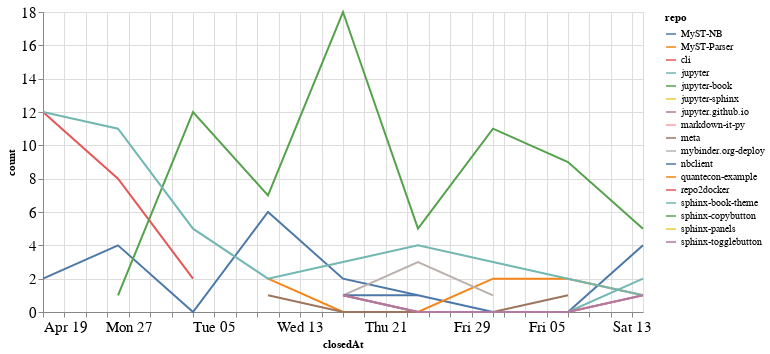

The cell this chart's notebook holds for it:
### Code cell
closed_by_time = closed_by.groupby('repo').resample('W', on='closedAt').count()['author'].reset_index()
closed_by_time = closed_by_time.rename(columns={'author': 'count'})

alt.Chart(closed_by_time, width=600).mark_line().encode(
    x='closedAt',
    y='count',
    color='repo',
    tooltip="repo"
)

### Figure 1 — Vega-Lite specification as saved in the notebook (floating-point values rounded to 4 significant figures)
{"config": {"axisLeft": {"labelFontSize": 15}, "axisBottom": {"labelFontSize": 15}}, "data": {"name": "data-e820538afdd4cf66d2a983a56d0b643f"}, "mark": "line", "encoding": {"color": {"type": "nominal", "field": "repo"}, "tooltip": {"type": "nominal", "field": "repo"}, "x": {"type": "temporal", "field": "closedAt"}, "y": {"type": "quantitative", "field": "count"}}, "width": 600, "$schema": "https://vega.github.io/schema/vega-lite/v4.8.1.json", "datasets": {"data-e820538afdd4cf66d2a983a56d0b643f": [{"repo": "MyST-NB", "closedAt": "2020-04-19T00:00:00", "count": 2}, {"repo": "MyST-NB", "closedAt": "2020-04-26T00:00:00", "count": 4}, {"repo": "MyST-NB", "closedAt": "2020-05-03T00:00:00", "count": 0}, {"repo": "MyST-NB", "closedAt": "2020-05-10T00:00:00", "count": 6}, {"repo": "MyST-NB", "closedAt": "2020-05-17T00:00:00", "count": 2}, {"repo": "MyST-NB", "closedAt": "2020-05-24T00:00:00", "count": 1}, {"repo": "MyST-NB", "closedAt": "2020-05-31T00:00:00", "count": 0}, {"repo": "MyST-NB", "closedAt": "2020-06-07T00:00:00", "count": 0}, {"repo": "MyST-NB", "closedAt": "2020-06-14T00:00:00", "count": 4}, {"repo": "MyST-Parser", "closedAt": "2020-05-10T00:00:00", "count": 2}, {"repo": "MyST-Parser", "closedAt": "2020-05-17T00:00:00", "count": 0}, {"repo": "MyST-Parser", "closedAt": "2020-05-24T00:00:00", "count": 0}, {"repo": "MyST-Parser", "closedAt": "2020-05-31T00:00:00", "count": 2}, {"repo": "MyST-Parser", "closedAt": "2020-06-07T00:00:00", "count": 2}, {"repo": "MyST-Parser", "closedAt": "2020-06-14T00:00:00", "count": 1}, {"repo": "cli", "closedAt": "2020-04-19T00:00:00", "count": 12}, {"repo": "cli", "closedAt": "2020-04-26T00:00:00", "count": 8}, {"repo": "cli", "closedAt": "2020-05-03T00:00:00", "count": 2}, {"repo": "jupyter", "closedAt": "2020-05-17T00:00:00", "count": 1}, {"repo": "jupyter", "closedAt": "2020-05-24T00:00:00", "count": 0}, {"repo": "jupyter", "closedAt": "2020-05-31T00:00:00", "count": 0}, {"repo": "jupyter", "closedAt": "2020-06-07T00:00:00", "count": 0}, {"repo": "jupyter", "closedAt": "2020-06-14T00:00:00", "count": 2}, {"repo": "jupyter-book", "closedAt": "2020-04-26T00:00:00", "count": 1}, {"repo": "jupyter-book", "closedAt": "2020-05-03T00:00:00", "count": 12}, {"repo": "jupyter-book", "closedAt": "2020-05-10T00:00:00", "count": 7}, {"repo": "jupyter-book", "closedAt": "2020-05-17T00:00:00", "count": 18}, {"repo": "jupyter-book", "closedAt": "2020-05-24T00:00:00", "count": 5}, {"repo": "jupyter-book", "closedAt": "2020-05-31T00:00:00", "count": 11}, {"repo": "jupyter-book", "closedAt": "2020-06-07T00:00:00", "count": 9}, {"repo": "jupyter-book", "closedAt": "2020-06-14T00:00:00", "count": 5}, {"repo": "jupyter-sphinx", "closedAt": "2020-05-03T00:00:00", "count": 1}, {"repo": "jupyter.github.io", "closedAt": "2020-05-17T00:00:00", "count": 3}, {"repo": "markdown-it-py", "closedAt": "2020-05-10T00:00:00", "count": 2}, {"repo": "meta", "closedAt": "2020-05-10T00:00:00", "count": 1}, {"repo": "meta", "closedAt": "2020-05-17T00:00:00", "count": 0}, {"repo": "meta", "closedAt": "2020-05-24T00:00:00", "count": 0}, {"repo": "meta", "closedAt": "2020-05-31T00:00:00", "count": 0}, {"repo": "meta", "closedAt": "2020-06-07T00:00:00", "count": 1}, {"repo": "mybinder.org-deploy", "closedAt": "2020-05-17T00:00:00", "count": 1}, {"repo": "mybinder.org-deploy", "closedAt": "2020-05-24T00:00:00", "count": 3}, {"repo": "mybinder.org-deploy", "closedAt": "2020-05-31T00:00:00", "count": 1}, {"repo": "nbclient", "closedAt": "2020-05-17T00:00:00", "count": 1}, {"repo": "nbclient", "closedAt": "2020-05-24T00:00:00", "count": 1}, {"repo": "quantecon-example", "closedAt": "2020-05-17T00:00:00", "count": 1}, {"repo": "repo2docker", "closedAt": "2020-05-17T00:00:00", "count": 1}, {"repo": "repo2docker", "closedAt": "2020-05-24T00:00:00", "count": 0}, {"repo": "repo2docker", "closedAt": "2020-05-31T00:00:00", "count": 0}, {"repo": "repo2docker", "closedAt": "2020-06-07T00:00:00", "count": 0}, {"repo": "repo2docker", "closedAt": "2020-06-14T00:00:00", "count": 1}, {"repo": "sphinx-book-theme", "closedAt": "2020-04-19T00:00:00", "count": 12}, {"repo": "sphinx-book-theme", "closedAt": "2020-04-26T00:00:00", "count": 11}, {"repo": "sphinx-book-theme", "closedAt": "2020-05-03T00:00:00", "count": 5}, {"repo": "sphinx-book-theme", "closedAt": "2020-05-10T00:00:00", "count": 2}, {"repo": "sphinx-book-theme", "closedAt": "2020-05-17T00:00:00", "count": 3}, {"repo": "sphinx-book-theme", "closedAt": "2020-05-24T00:00:00", "count": 4}, {"repo": "sphinx-book-theme", "closedAt": "2020-05-31T00:00:00", "count": 3}, {"repo": "sphinx-book-theme", "closedAt": "2020-06-07T00:00:00", "count": 2}, {"repo": "sphinx-book-theme", "closedAt": "2020-06-14T00:00:00", "count": 1}, {"repo": "sphinx-copybutton", "closedAt": "2020-04-26T00:00:00", "count": 5}, {"repo": "sphinx-panels", "closedAt": "2020-05-10T00:00:00", "count": 1}, {"repo": "sphinx-togglebutton", "closedAt": "2020-05-17T00:00:00", "count": 1}, {"repo": "sphinx-togglebutton", "closedAt": "2020-05-24T00:00:00", "count": 0}, {"repo": "sphinx-togglebutton", "closedAt": "2020-05-31T00:00:00", "count": 0}, {"repo": "sphinx-togglebutton", "closedAt": "2020-06-07T00:00:00", "count": 0}, {"repo": "sphinx-togglebutton", "closedAt": "2020-06-14T00:00:00", "count": 1}]}}
